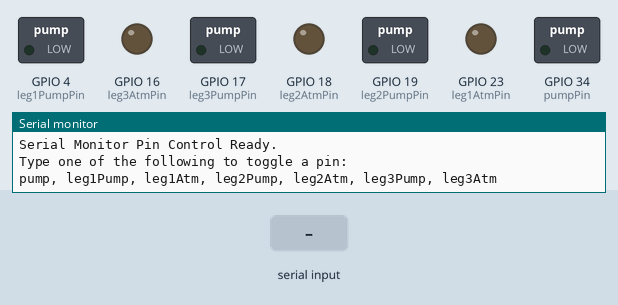
The sketch below on a simulated ESP32. Parts: switched loads named in the sketch (green lamp = pin HIGH), output pins drawn as LEDs (lit = HIGH), the last lines printed to the serial monitor. The inputs (shaded band) are chosen by the test bench.

Above: at 1.2 s.
1.3 s: "pump\n" received over Serial
At 2.2 s:
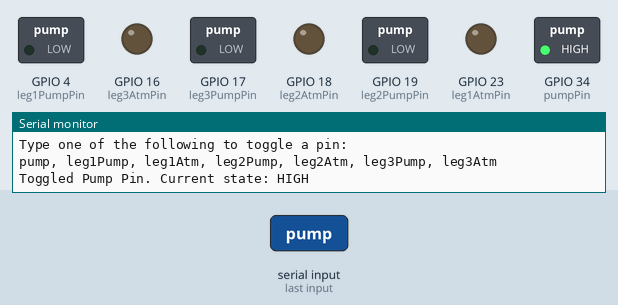
2.8 s: "leg1Pump\n" received over Serial
At 3.4 s:
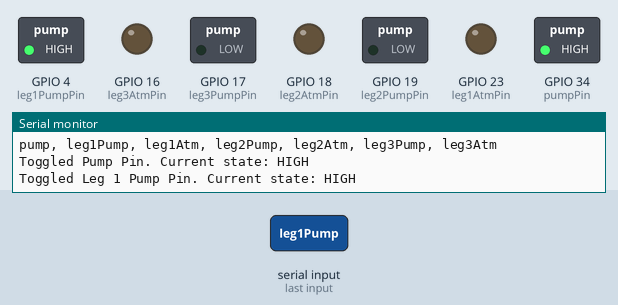
4.3 s: "leg1Atm\n" received over Serial
At 5.5 s:
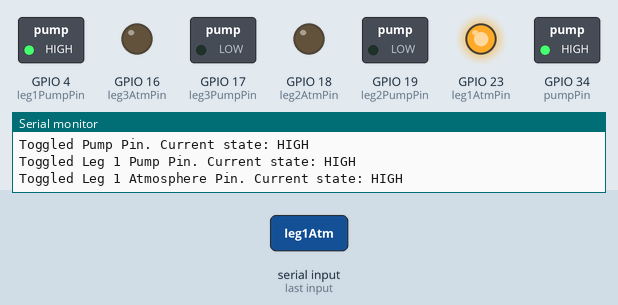
5.8 s: "leg2Pump\n" received over Serial
At 6.8 s:
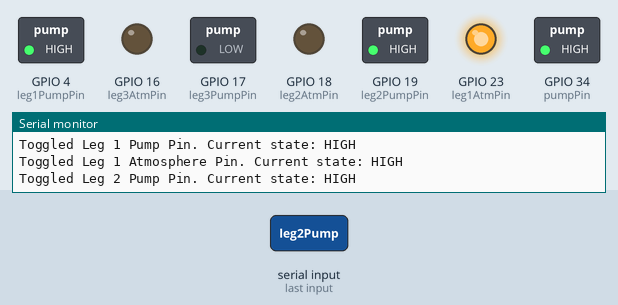
7.3 s: "leg2Atm\n" received over Serial
At 8.0 s:
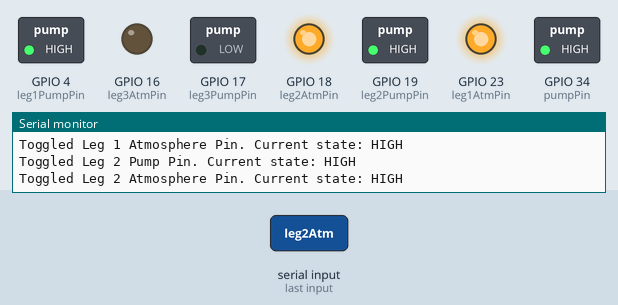
8.8 s: "leg3Pump\n" received over Serial
At 9.1 s:
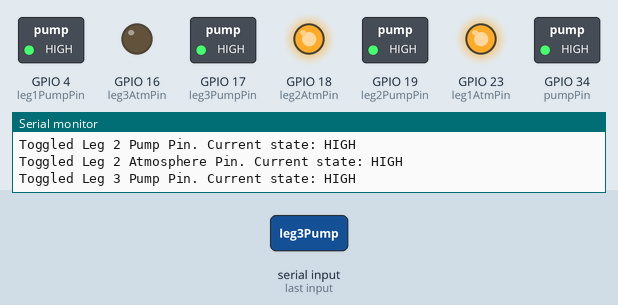
Timing chart, 0 to 11.3 s (numbered marks = the images above; inputs shaded):
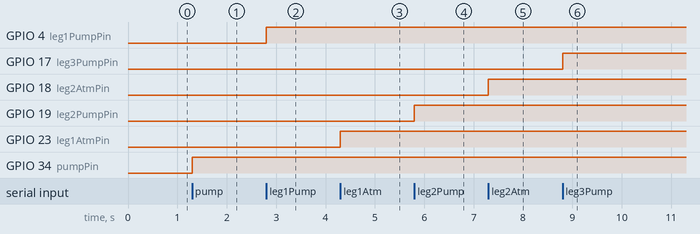

The sketch:

QuickPinCheck.ino
```cpp
// Pin definitions
const int pumpPin = 34;        // Pump control
const int leg1PumpPin = 4;     // Leg 1 pump connection
const int leg1AtmPin = 23;     // Leg 1 vent to atmosphere
const int leg2PumpPin = 19;    // Leg 2 pump connection
const int leg2AtmPin = 18;     // Leg 2 vent to atmosphere
const int leg3PumpPin = 17;    // Leg 3 pump connection
const int leg3AtmPin = 16;     // Leg 3 vent to atmosphere

// Variable to store the current state of each pin
bool pumpState = LOW;
bool leg1PumpState = LOW;
bool leg1AtmState = LOW;
bool leg2PumpState = LOW;
bool leg2AtmState = LOW;
bool leg3PumpState = LOW;
bool leg3AtmState = LOW;

void setup() {
  // Initialize serial communication
  Serial.begin(9600);

  // Set all pins as OUTPUT
  pinMode(pumpPin, OUTPUT);
  pinMode(leg1PumpPin, OUTPUT);
  pinMode(leg1AtmPin, OUTPUT);
  pinMode(leg2PumpPin, OUTPUT);
  pinMode(leg2AtmPin, OUTPUT);
  pinMode(leg3PumpPin, OUTPUT);
  pinMode(leg3AtmPin, OUTPUT);

  // Initialize all pins to LOW
  digitalWrite(pumpPin, LOW);
  digitalWrite(leg1PumpPin, LOW);
  digitalWrite(leg1AtmPin, LOW);
  digitalWrite(leg2PumpPin, LOW);
  digitalWrite(leg2AtmPin, LOW);
  digitalWrite(leg3PumpPin, LOW);
  digitalWrite(leg3AtmPin, LOW);

  Serial.println("Serial Monitor Pin Control Ready.");
  Serial.println("Type one of the following to toggle a pin:");
  Serial.println("pump, leg1Pump, leg1Atm, leg2Pump, leg2Atm, leg3Pump, leg3Atm");
}

void loop() {
  // Check if there is serial input
  if (Serial.available() > 0) {
    String command = Serial.readStringUntil('\n'); // Read the input
    command.trim(); // Remove any extra spaces or newlines

    // Handle the command
    if (command == "pump") {
      pumpState = !pumpState; // Toggle state
      digitalWrite(pumpPin, pumpState);
      Serial.println("Toggled Pump Pin. Current state: " + String(pumpState ? "HIGH" : "LOW"));
    } else if (command == "leg1Pump") {
      leg1PumpState = !leg1PumpState;
      digitalWrite(leg1PumpPin, leg1PumpState);
      Serial.println("Toggled Leg 1 Pump Pin. Current state: " + String(leg1PumpState ? "HIGH" : "LOW"));
    } else if (command == "leg1Atm") {
      leg1AtmState = !leg1AtmState;
      digitalWrite(leg1AtmPin, leg1AtmState);
      Serial.println("Toggled Leg 1 Atmosphere Pin. Current state: " + String(leg1AtmState ? "HIGH" : "LOW"));
    } else if (command == "leg2Pump") {
      leg2PumpState = !leg2PumpState;
      digitalWrite(leg2PumpPin, leg2PumpState);
      Serial.println("Toggled Leg 2 Pump Pin. Current state: " + String(leg2PumpState ? "HIGH" : "LOW"));
    } else if (command == "leg2Atm") {
      leg2AtmState = !leg2AtmState;
      digitalWrite(leg2AtmPin, leg2AtmState);
      Serial.println("Toggled Leg 2 Atmosphere Pin. Current state: " + String(leg2AtmState ? "HIGH" : "LOW"));
    } else if (command == "leg3Pump") {
      leg3PumpState = !leg3PumpState;
      digitalWrite(leg3PumpPin, leg3PumpState);
      Serial.println("Toggled Leg 3 Pump Pin. Current state: " + String(leg3PumpState ? "HIGH" : "LOW"));
    } else if (command == "leg3Atm") {
      leg3AtmState = !leg3AtmState;
      digitalWrite(leg3AtmPin, leg3AtmState);
      Serial.println("Toggled Leg 3 Atmosphere Pin. Current state: " + String(leg3AtmState ? "HIGH" : "LOW"));
    } else {
      Serial.println("Invalid command. Try again.");
    }
  }
}
```

Measured:
- after the input at 1.3 s, GPIO 34 (pumpPin): LOW → HIGH at once
- after the input at 2.8 s, GPIO 4 (leg1PumpPin): LOW → HIGH at once
- after the input at 4.3 s, GPIO 23 (leg1AtmPin): LOW → HIGH at once
- after the input at 5.8 s, GPIO 19 (leg2PumpPin): LOW → HIGH at once
- after the input at 7.3 s, GPIO 18 (leg2AtmPin): LOW → HIGH at once
- after the input at 8.8 s, GPIO 17 (leg3PumpPin): LOW → HIGH at once
